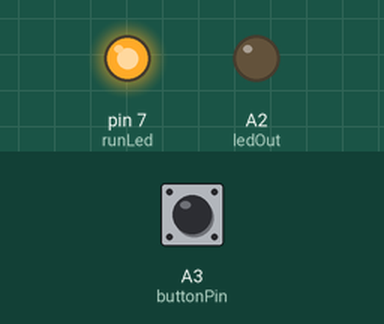
This sketch was run on a simulated Arduino Uno, built with avr-gcc and run on an emulated ATmega328P. Shown: output pins drawn as LEDs (lit = HIGH). The inputs (shaded band) are chosen by the test bench; at power-on: A3 (buttonPin) LOW. What the sketch prints to the serial monitor is not drawn.

Above: at 1.2 s.
1.3 s: A3 (buttonPin) pulled HIGH for 1 s
At 2.7 s:
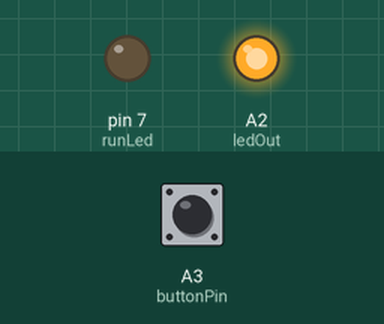
8.3 s: A3 (buttonPin) pulled HIGH for 3.2 s
At 12.7 s:
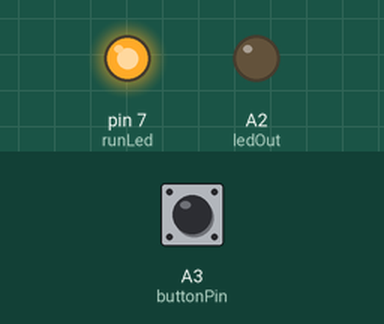
13.5 s: A3 (buttonPin) pulled HIGH for 3.2 s
At 16.9 s:
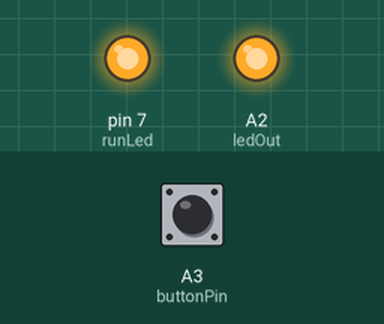
Timing chart, 0 to 25.5 s (numbered marks = the images above; inputs shaded):
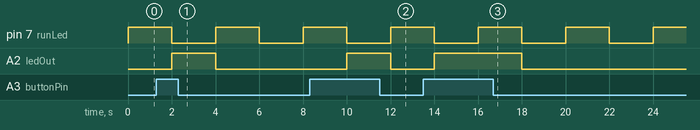

Measured:
- after the input at 1.3 s, A2 (ledOut): LOW → HIGH after 0.70 s, → LOW 2.0 s later
- after the input at 8.3 s, A2 (ledOut): LOW → HIGH after 1.7 s, → LOW 2.0 s later
- after the input at 13.5 s, A2 (ledOut): LOW → HIGH after 0.50 s, → LOW 4.0 s later
- by itself, pin 7 (runLed): alternates HIGH for 2.0 s and LOW for 2.0 s

The sketch:

WSN_PIS_V20.ino
```cpp
/*
_ooOoo_
o8888888o
88" . "88
(| -_- |)
O\  =  /O
____/`---'\____
.'  \\|     |//  `.
/  \\|||  :  |||//  \
/  _||||| -:- |||||-  \
|   | \\\  -  /// |   |
| \_|  ''\---/''  |   |
\  .-\__  `-`  ___/-. /
__`. .'  /--.--\  `. . __
."" '<  `.___\_<|>_/___.'  >'"".
| | :  `- \`.;`\ _ /`;.`/ - ` : | |
\  \ `-.   \_ __\ /__ _/   .-` /  /
======`-.____`-.___\_____/___.-`____.-'======
`=---='
^^^^^^^^^^^^^^^^^^^^^^^^^^^^^^^^^^^^^^^^^^^^^
·ð×æ±£ÓÓ       ÓÀÎÞBUG
*/
#include <util/delay.h>
int add1 = 0x50;//ÐèÒªÐÞ¸ÄÎªÐèÒªµÄµØÖ·
int add2 = 0x42;//ÐèÒªÐÞ¸ÄÎªÐèÒªµÄµØÖ·
const int ledOut = A2;
const int buttonPin = A3;
int buttonState = 0;
unsigned char hexdata[9] = {};
unsigned char hexsent[9] = {};
int runLed = 7;
bool led = 0;//ÓÃÀ´ÇÐ»»LEDÁÁÃð

void setup()
{

	hexsent[0] = 0xB5;
	hexsent[1] = add1;
	hexsent[2] = add2;
	hexsent[4] = 0xFF;
	hexsent[5] = 0xFF;
	hexsent[6] = 0xFF;
	hexsent[7] = 0xFF;
	hexsent[8] = 0x5B;
	pinMode(ledOut, OUTPUT);
	pinMode(buttonPin, INPUT);
	pinMode(runLed, OUTPUT);//ÔËÐÐLED
	Serial.begin(9600);

}

void loop()
{
	led = !led;
	if (led == 0)
	{
		digitalWrite(runLed, LOW);
	}
	else
	{
		digitalWrite(runLed, HIGH);
	}
	buttonState = digitalRead(buttonPin);
	digitalWrite(ledOut, buttonState);
	if (buttonState == HIGH)
	{
		hexsent[3] = 0x01;
		for (int k = 0; k<9; k++) Serial.write(hexsent[k]);
	}
	else
	{
		hexsent[3] = 0xFF;
	}


	while (Serial.available() > 0)
	{
		for (int i = 0; i<9; i++) hexdata[i] = char(Serial.read());
		delay(3);
	}
	delay(2000);

	if (hexdata[0] == 0xA5 && hexdata[8] == 0x5A)//¼ì²éÊý¾Ý°üÍ·ÓëÊý¾Ý°üÎ²
	{
		if (hexdata[1] == add1&&hexdata[2] == add2 || hexdata[1] == 0x00 && hexdata[2] == 0x00)//¼ì²é±¨ÎÄµÚ¶þÎ»ÊÇ·ñÎª¹ã²¥µØÖ·»òÊýÂë¹Ü¹¦ÄÜµØÖ·£¬ÐèÐÞ¸Ä
		{
			if (hexdata[3] == 0xFF && hexdata[4] == 0xFF && hexdata[5] == 0xFF && hexdata[6] == 0xFF && hexdata[7] == 0xFF)
			{
				for (int k = 0; k<9; k++) Serial.write(hexsent[k]);
				hexdata[0] = 0xFF;
			}

		}
	}


}
```
